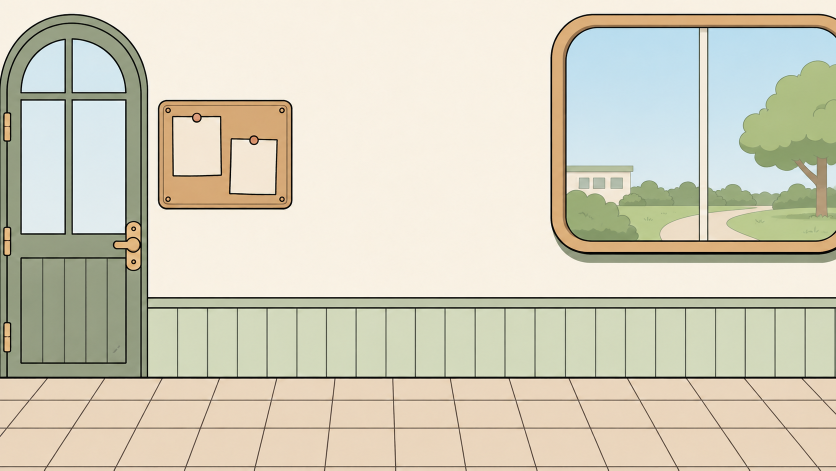
#> input picture ui-redesign/factory/media/counter-art/room-garden.png, 1672 x 941 px (shown at 1/2 size)
$ python build-home-art.py
#> lines starting #> are read from the running program, lines starting #| are printed output that depends on the picture
"""Compose the factory-game picture of the home page from the game's own art.

The home page shows each mode by a still of its real scene. This one layers the game's counter scene the way the
game does: room, customer, counter. Output: home/media/factory.webp.

Usage: python tools/build-home-art.py            (needs Pillow)
"""
from pathlib import Path

from PIL import Image

ROOT = Path(__file__).resolve().parent.parent
ART = ROOT / "factory" / "media" / "counter-art"
OUT = ROOT / "home" / "media" / "factory.webp"
W, H = 1800, 1500                      # a little wider than tall: the page crops it to the panel
COUNTER_TOP = 0.70                     # height of the counter's top edge in the picture
ROOM_LEFT = 300                        # left edge of the room crop, in scaled pixels: board at the left, window at the right


def main() -> None:
    room = Image.open(ART / "room-garden.png").convert("RGB")
#> room is the input picture: PIL image 1672x941 RGB; mean R, G, B 211.4, 207.8, 188.7
    counter = Image.open(ART / "counter-foreground.png").convert("RGBA")
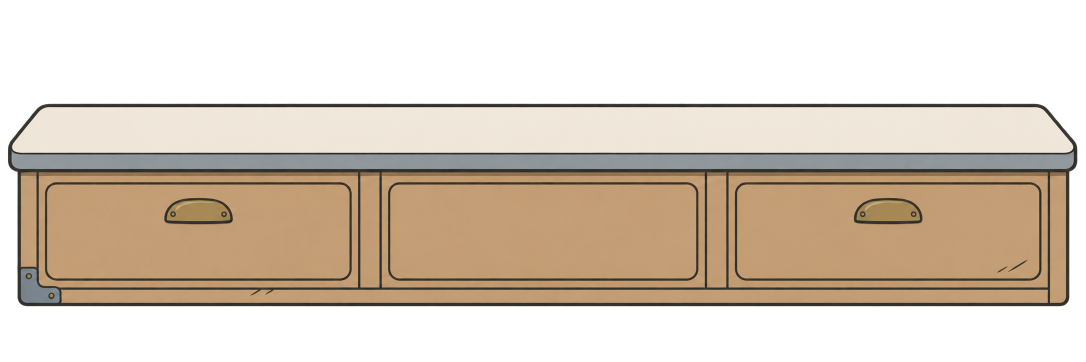
#> input picture ui-redesign/factory/media/counter-art/counter-foreground.png, 2172 x 724 px (shown at 1/2 size)
#> counter is the input picture: PIL image 2172x724 RGBA; mean R, G, B, A 99.8, 86.9, 72.1, 137.2
    sheet = Image.open(ART / "seoyun-expressions.png").convert("RGBA")
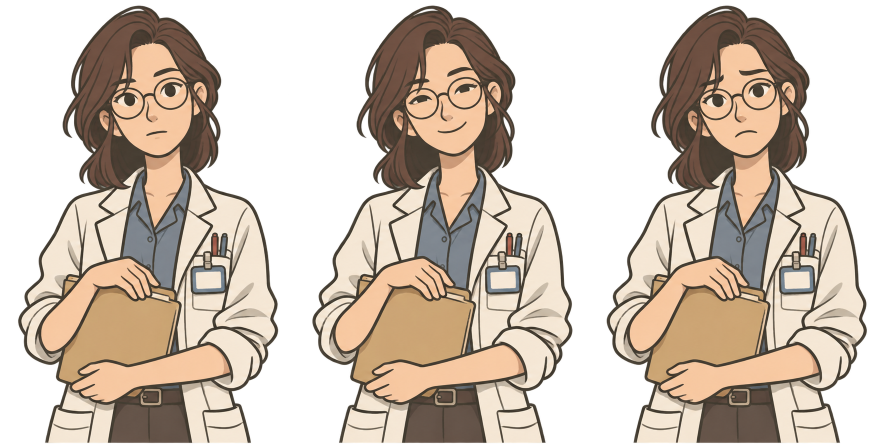
#> input picture ui-redesign/factory/media/counter-art/seoyun-expressions.png, 1774 x 887 px (shown at 1/2 size)
#> sheet is the input picture: PIL image 1774x887 RGBA; mean R, G, B, A 104.3, 91.2, 78.4, 148.4
    customer = sheet.crop((0, 0, sheet.width // 3, sheet.height))      # three expressions side by side; the first is neutral
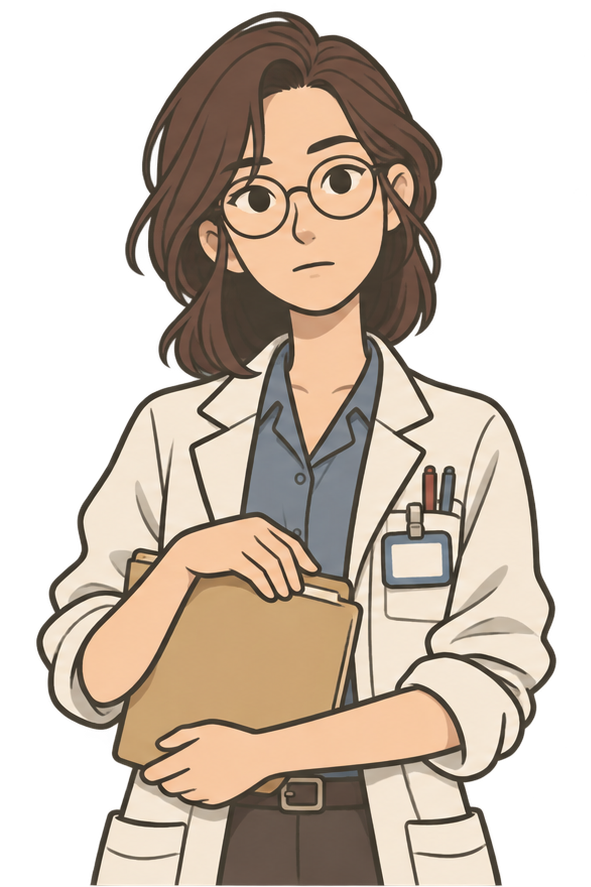
#> customer: PIL image 591x887 RGBA; mean R, G, B, A 104.3, 91.1, 78.4, 148.3; transparent parts drawn white

    scale = H / room.height                                            # the room fills the height
#> scale = 1.59
    room = room.resize((round(room.width * scale), H), Image.LANCZOS)
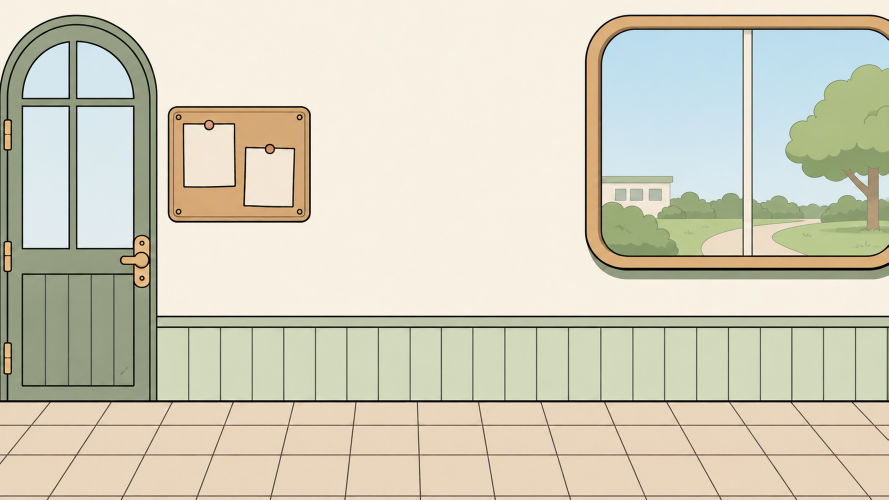
#> room: PIL image 2665x1500 RGB (shown at 1/3 size); mean R, G, B 211.4, 207.8, 188.7
    picture = room.crop((ROOM_LEFT, 0, ROOM_LEFT + W, H)).convert("RGBA")

    # The game draws the customer at about 0.76 of the room's scale.
    person = customer.resize((round(customer.width * scale * 0.76), round(customer.height * scale * 0.76)), Image.LANCZOS)
    top = round(H * COUNTER_TOP)
    picture.alpha_composite(person, ((W - person.width) // 2, top - round(person.height * 0.84)))
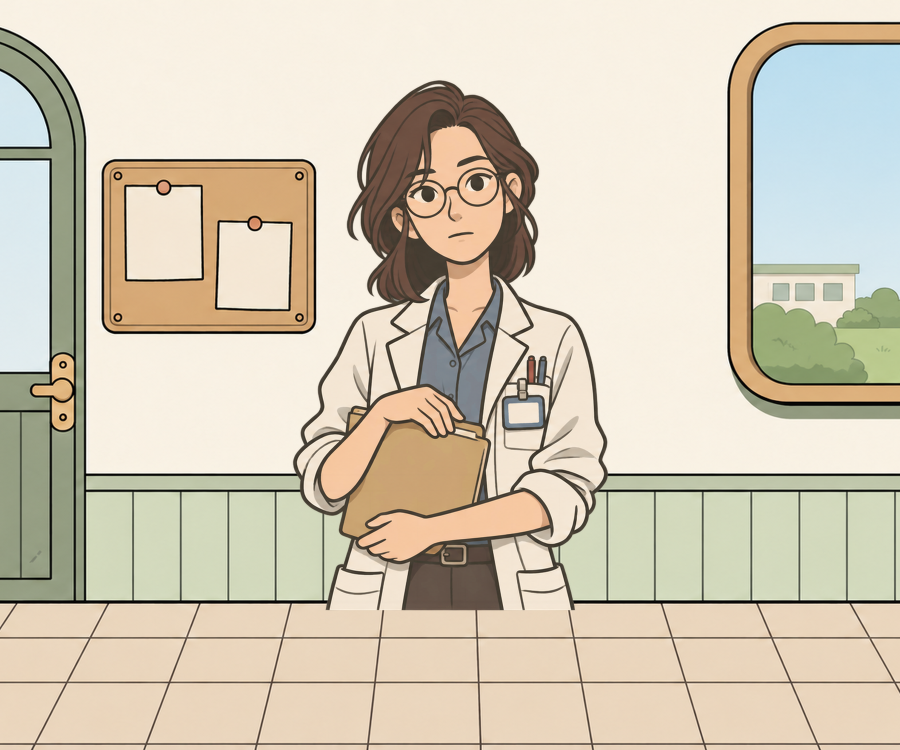
#> picture: PIL image 1800x1500 RGBA (shown at 1/2 size); mean R, G, B, A 210.7, 201.2, 181.7, 255

    desk = counter.resize((round(counter.width * scale * 0.76), round(counter.height * scale * 0.76)), Image.LANCZOS)      # a little larger than in the game, so it reaches the bottom edge
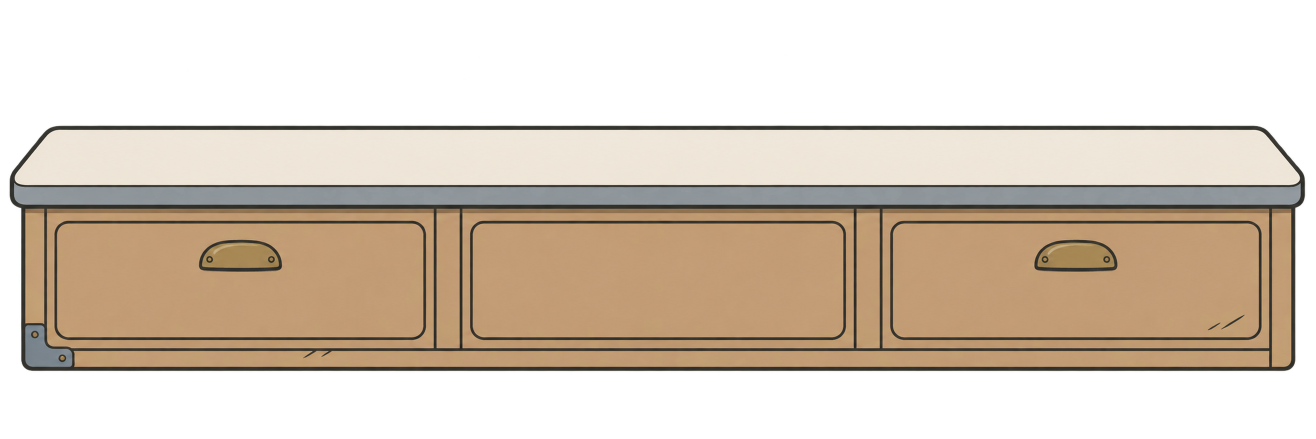
#> desk: PIL image 2631x877 RGBA (shown at 1/2 size); mean R, G, B, A 99.3, 86.4, 72, 137.2; transparent parts drawn white
    surface = round(205 / 724 * desk.height)                           # the counter surface starts 205 px down in the 724 px art
#> surface = 248
    picture.alpha_composite(desk, ((W - desk.width) // 2, top - surface))
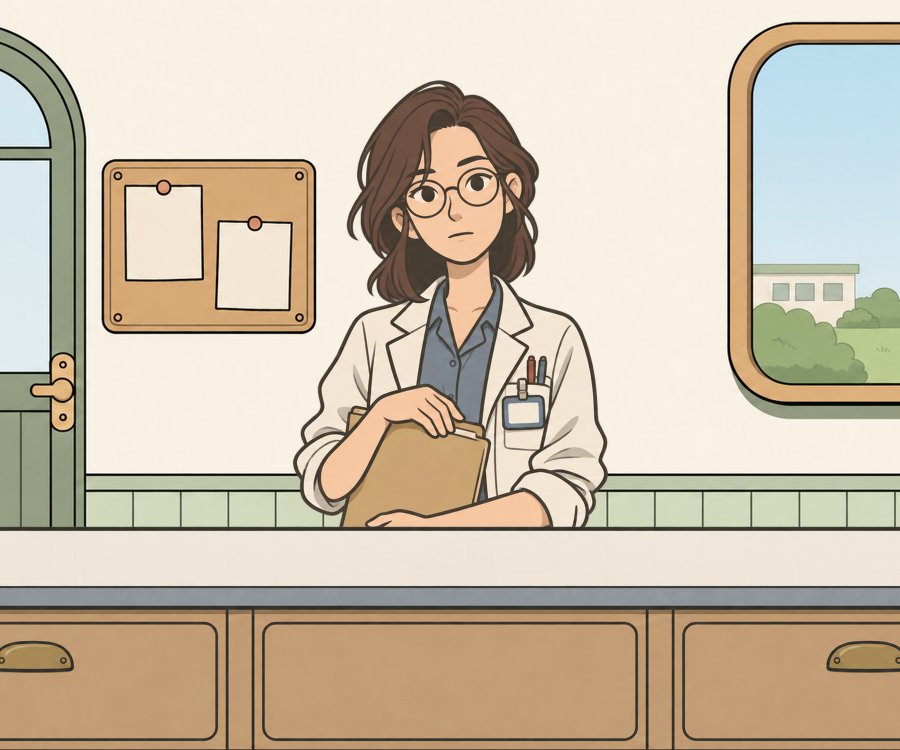
#> picture: PIL image 1800x1500 RGBA (shown at 1/2 size); mean R, G, B, A 203.1, 190.5, 170.3, 255

    OUT.parent.mkdir(parents=True, exist_ok=True)
    picture.convert("RGB").save(OUT, "WEBP", quality=88, method=6)
    print(f"wrote {OUT.relative_to(ROOT)} ({OUT.stat().st_size / 1024:.0f} KB, {W}x{H})")


if __name__ == "__main__":
    main()
